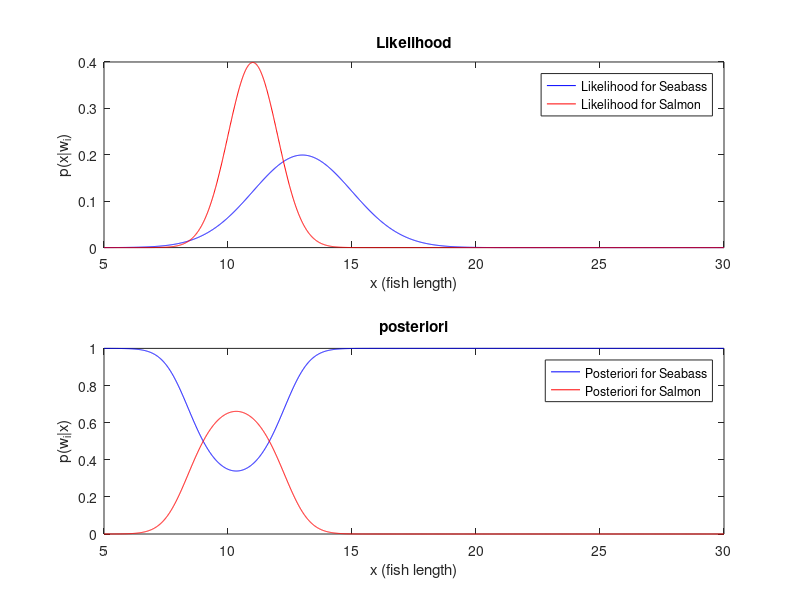
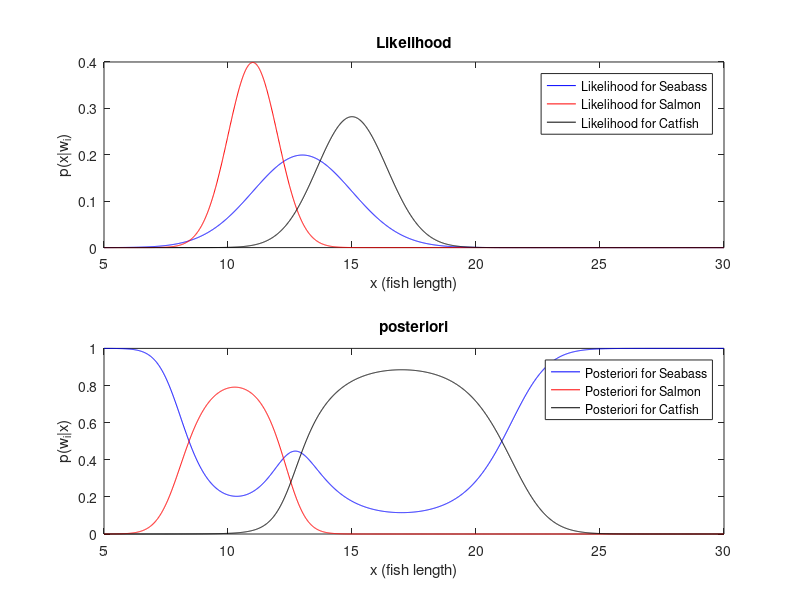

These figures' MATLAB source, in order:
% Example of a Bayesian Classification using 1D Gaussian distribution (two
% classes)
clc
clear all
X=5:0.01:30;
Likehd1=normpdf(X,13,2);
Likehd2=normpdf(X,11,1);
Prior1=2/3;
Prior2=1/3;
Post1=(Prior1*Likehd1)./(Prior1*Likehd1+Prior2*Likehd2);
Post2=(Prior2*Likehd2)./(Prior1*Likehd1+Prior2*Likehd2);

figure
subplot(2,1,1)
plot(X,Likehd1,'b-',X,Likehd2,'r-')
legend('Likelihood for Seabass','Likelihood for Salmon')
xlabel('x (fish length)'), ylabel('p(x|w_i)')
title('Likelihood')

subplot(2,1,2)
plot(X,Post1,'b-',X,Post2,'r-')
legend('Posteriori for Seabass','Posteriori for Salmon')
xlabel('x (fish length)'), ylabel('p(w_i|x)')
title('posteriori')


% Example of a Bayesian Classification using 1D Gaussian distribution
% (three classes)

X=5:0.01:30;
Likehd1=normpdf(X,13,2);
Likehd2=normpdf(X,11,1);
Likehd3=normpdf(X,15,sqrt(2));
Prior1=1/4;
Prior2=1/4;
Prior3=1/2;
Post1=(Prior1*Likehd1)./(Prior1*Likehd1+Prior2*Likehd2+Prior3*Likehd3);
Post2=(Prior2*Likehd2)./(Prior1*Likehd1+Prior2*Likehd2+Prior3*Likehd3);
Post3=(Prior3*Likehd3)./(Prior1*Likehd1+Prior2*Likehd2+Prior3*Likehd3);


figure
subplot(2,1,1)
plot(X,Likehd1,'b-',X,Likehd2,'r-',X,Likehd3,'k-')
legend('Likelihood for Seabass','Likelihood for Salmon','Likelihood for Catfish')
xlabel('x (fish length)'), ylabel('p(x|w_i)')
title('Likelihood')

subplot(2,1,2)
plot(X,Post1,'b-',X,Post2,'r-',X,Post3,'k-')
legend('Posteriori for Seabass','Posteriori for Salmon','Posteriori for Catfish')
xlabel('x (fish length)'), ylabel('p(w_i|x)')
title('posteriori')